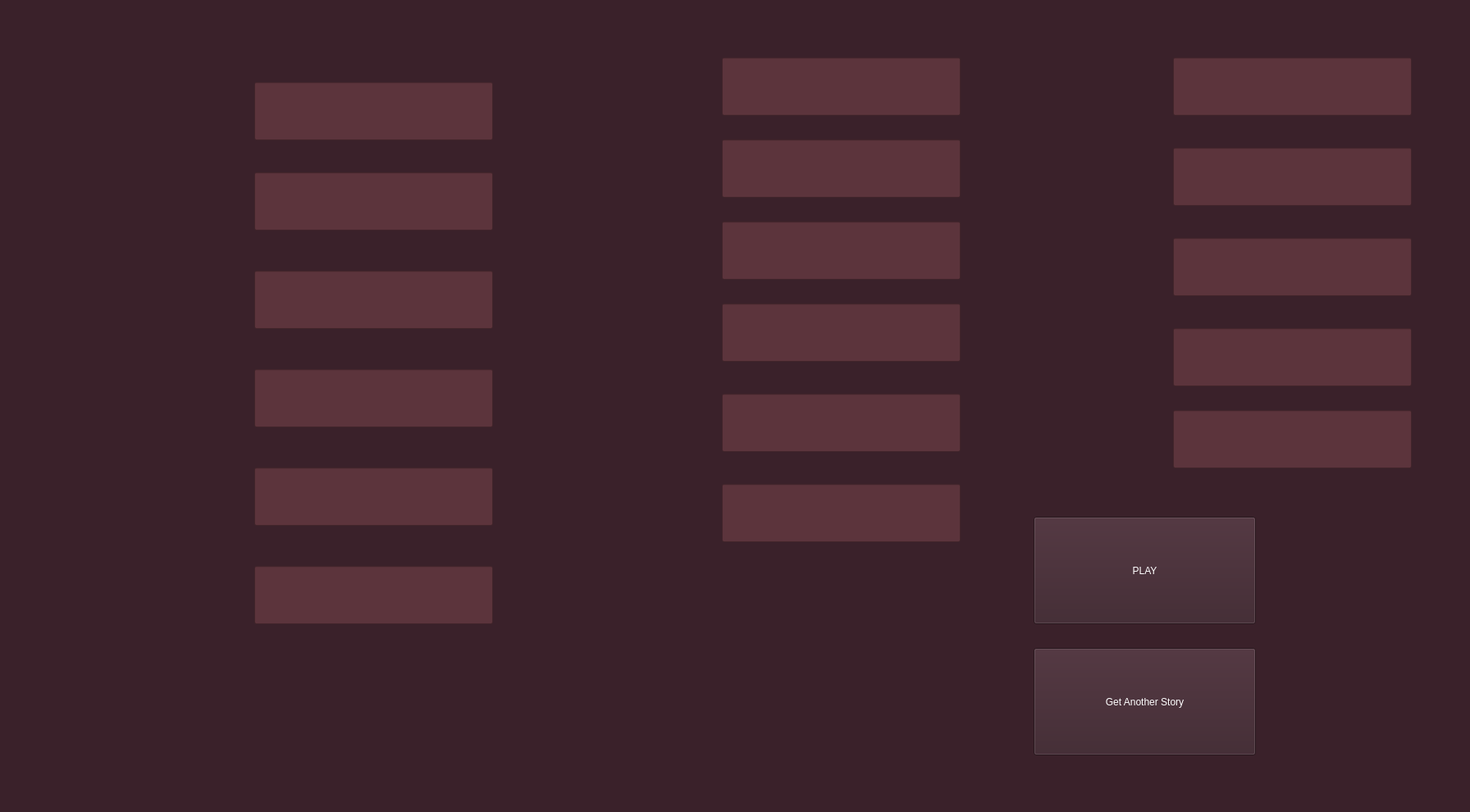
<?xml version="1.0" encoding="UTF-8"?>
<ui version="4.0">
 <class>MainWindow</class>
 <widget class="QMainWindow" name="MainWindow">
  <property name="geometry">
   <rect>
    <x>0</x>
    <y>0</y>
    <width>1792</width>
    <height>990</height>
   </rect>
  </property>
  <property name="windowTitle">
   <string>MainWindow</string>
  </property>
  <property name="styleSheet">
   <string notr="true">background-color: rgb(58, 33, 42);
color: rgb(255, 255, 255);</string>
  </property>
  <widget class="QWidget" name="centralwidget">
   <widget class="QLineEdit" name="submission_1">
    <property name="geometry">
     <rect>
      <x>310</x>
      <y>100</y>
      <width>291</width>
      <height>71</height>
     </rect>
    </property>
    <property name="styleSheet">
     <string notr="true">background-color: rgb(92, 52, 60);
font: 24pt &quot;Avenir Next Condensed&quot;;
</string>
    </property>
    <property name="text">
     <string/>
    </property>
   </widget>
   <widget class="QLabel" name="typeOfWord_1">
    <property name="geometry">
     <rect>
      <x>70</x>
      <y>90</y>
      <width>221</width>
      <height>61</height>
     </rect>
    </property>
    <property name="styleSheet">
     <string notr="true">font: 35pt &quot;Avenir Next Condensed&quot;;
color: rgb(255, 255, 255);</string>
    </property>
    <property name="text">
     <string/>
    </property>
   </widget>
   <widget class="QLineEdit" name="submission_2">
    <property name="geometry">
     <rect>
      <x>310</x>
      <y>210</y>
      <width>291</width>
      <height>71</height>
     </rect>
    </property>
    <property name="styleSheet">
     <string notr="true">background-color: rgb(92, 52, 60);
font: 24pt &quot;Avenir Next Condensed&quot;;
</string>
    </property>
    <property name="text">
     <string/>
    </property>
    <property name="frame">
     <bool>true</bool>
    </property>
   </widget>
   <widget class="QLabel" name="typeOfWord_2">
    <property name="geometry">
     <rect>
      <x>70</x>
      <y>210</y>
      <width>221</width>
      <height>61</height>
     </rect>
    </property>
    <property name="styleSheet">
     <string notr="true">font: 35pt &quot;Avenir Next Condensed&quot;;
color: rgb(255, 255, 255);</string>
    </property>
    <property name="text">
     <string/>
    </property>
   </widget>
   <widget class="QLineEdit" name="submission_3">
    <property name="geometry">
     <rect>
      <x>310</x>
      <y>330</y>
      <width>291</width>
      <height>71</height>
     </rect>
    </property>
    <property name="styleSheet">
     <string notr="true">background-color: rgb(92, 52, 60);
font: 24pt &quot;Avenir Next Condensed&quot;;
border-color: rgb(255, 255, 255);</string>
    </property>
    <property name="text">
     <string/>
    </property>
   </widget>
   <widget class="QLabel" name="typeOfWord_3">
    <property name="geometry">
     <rect>
      <x>70</x>
      <y>330</y>
      <width>221</width>
      <height>61</height>
     </rect>
    </property>
    <property name="styleSheet">
     <string notr="true">font: 35pt &quot;Avenir Next Condensed&quot;;
color: rgb(255, 255, 255);</string>
    </property>
    <property name="text">
     <string/>
    </property>
   </widget>
   <widget class="QLineEdit" name="submission_4">
    <property name="geometry">
     <rect>
      <x>310</x>
      <y>450</y>
      <width>291</width>
      <height>71</height>
     </rect>
    </property>
    <property name="styleSheet">
     <string notr="true">background-color: rgb(92, 52, 60);
font: 24pt &quot;Avenir Next Condensed&quot;;
border-color: rgb(255, 255, 255);</string>
    </property>
    <property name="text">
     <string/>
    </property>
   </widget>
   <widget class="QLabel" name="typeOfWord_4">
    <property name="geometry">
     <rect>
      <x>70</x>
      <y>450</y>
      <width>221</width>
      <height>61</height>
     </rect>
    </property>
    <property name="styleSheet">
     <string notr="true">font: 35pt &quot;Avenir Next Condensed&quot;;
color: rgb(255, 255, 255);</string>
    </property>
    <property name="text">
     <string/>
    </property>
   </widget>
   <widget class="QLineEdit" name="submission_5">
    <property name="geometry">
     <rect>
      <x>310</x>
      <y>570</y>
      <width>291</width>
      <height>71</height>
     </rect>
    </property>
    <property name="styleSheet">
     <string notr="true">background-color: rgb(92, 52, 60);
font: 24pt &quot;Avenir Next Condensed&quot;;
</string>
    </property>
    <property name="text">
     <string/>
    </property>
   </widget>
   <widget class="QLabel" name="typeOfWord_5">
    <property name="geometry">
     <rect>
      <x>70</x>
      <y>570</y>
      <width>221</width>
      <height>61</height>
     </rect>
    </property>
    <property name="styleSheet">
     <string notr="true">font: 35pt &quot;Avenir Next Condensed&quot;;
color: rgb(255, 255, 255);</string>
    </property>
    <property name="text">
     <string/>
    </property>
   </widget>
   <widget class="QLineEdit" name="submission_6">
    <property name="geometry">
     <rect>
      <x>310</x>
      <y>690</y>
      <width>291</width>
      <height>71</height>
     </rect>
    </property>
    <property name="styleSheet">
     <string notr="true">background-color: rgb(92, 52, 60);
font: 24pt &quot;Avenir Next Condensed&quot;;
</string>
    </property>
    <property name="text">
     <string/>
    </property>
   </widget>
   <widget class="QLabel" name="typeOfWord_6">
    <property name="geometry">
     <rect>
      <x>70</x>
      <y>690</y>
      <width>221</width>
      <height>61</height>
     </rect>
    </property>
    <property name="styleSheet">
     <string notr="true">font: 35pt &quot;Avenir Next Condensed&quot;;
color: rgb(255, 255, 255);</string>
    </property>
    <property name="text">
     <string/>
    </property>
   </widget>
   <widget class="QLineEdit" name="submission_7">
    <property name="geometry">
     <rect>
      <x>880</x>
      <y>70</y>
      <width>291</width>
      <height>71</height>
     </rect>
    </property>
    <property name="styleSheet">
     <string notr="true">background-color: rgb(92, 52, 60);
font: 24pt &quot;Avenir Next Condensed&quot;;
</string>
    </property>
    <property name="text">
     <string/>
    </property>
   </widget>
   <widget class="QLabel" name="typeOfWord_7">
    <property name="geometry">
     <rect>
      <x>640</x>
      <y>70</y>
      <width>221</width>
      <height>61</height>
     </rect>
    </property>
    <property name="styleSheet">
     <string notr="true">font: 35pt &quot;Avenir Next Condensed&quot;;
color: rgb(255, 255, 255);</string>
    </property>
    <property name="text">
     <string/>
    </property>
   </widget>
   <widget class="QLineEdit" name="submission_8">
    <property name="geometry">
     <rect>
      <x>880</x>
      <y>170</y>
      <width>291</width>
      <height>71</height>
     </rect>
    </property>
    <property name="styleSheet">
     <string notr="true">background-color: rgb(92, 52, 60);
font: 24pt &quot;Avenir Next Condensed&quot;;
</string>
    </property>
    <property name="text">
     <string/>
    </property>
   </widget>
   <widget class="QLabel" name="typeOfWord_8">
    <property name="geometry">
     <rect>
      <x>640</x>
      <y>170</y>
      <width>221</width>
      <height>61</height>
     </rect>
    </property>
    <property name="styleSheet">
     <string notr="true">font: 35pt &quot;Avenir Next Condensed&quot;;
color: rgb(255, 255, 255);</string>
    </property>
    <property name="text">
     <string/>
    </property>
   </widget>
   <widget class="QLineEdit" name="submission_9">
    <property name="geometry">
     <rect>
      <x>880</x>
      <y>270</y>
      <width>291</width>
      <height>71</height>
     </rect>
    </property>
    <property name="styleSheet">
     <string notr="true">background-color: rgb(92, 52, 60);
font: 24pt &quot;Avenir Next Condensed&quot;;
</string>
    </property>
    <property name="text">
     <string/>
    </property>
   </widget>
   <widget class="QLabel" name="typeOfWord_9">
    <property name="geometry">
     <rect>
      <x>640</x>
      <y>270</y>
      <width>221</width>
      <height>61</height>
     </rect>
    </property>
    <property name="styleSheet">
     <string notr="true">font: 35pt &quot;Avenir Next Condensed&quot;;
color: rgb(255, 255, 255);</string>
    </property>
    <property name="text">
     <string/>
    </property>
   </widget>
   <widget class="QLineEdit" name="submission_10">
    <property name="geometry">
     <rect>
      <x>880</x>
      <y>370</y>
      <width>291</width>
      <height>71</height>
     </rect>
    </property>
    <property name="styleSheet">
     <string notr="true">background-color: rgb(92, 52, 60);
font: 24pt &quot;Avenir Next Condensed&quot;;
</string>
    </property>
    <property name="text">
     <string/>
    </property>
   </widget>
   <widget class="QLabel" name="typeOfWord_10">
    <property name="geometry">
     <rect>
      <x>640</x>
      <y>370</y>
      <width>221</width>
      <height>61</height>
     </rect>
    </property>
    <property name="styleSheet">
     <string notr="true">font: 35pt &quot;Avenir Next Condensed&quot;;
color: rgb(255, 255, 255);</string>
    </property>
    <property name="text">
     <string/>
    </property>
   </widget>
   <widget class="QLineEdit" name="submission_11">
    <property name="geometry">
     <rect>
      <x>880</x>
      <y>480</y>
      <width>291</width>
      <height>71</height>
     </rect>
    </property>
    <property name="styleSheet">
     <string notr="true">background-color: rgb(92, 52, 60);
font: 24pt &quot;Avenir Next Condensed&quot;;
</string>
    </property>
    <property name="text">
     <string/>
    </property>
   </widget>
   <widget class="QLabel" name="typeOfWord_11">
    <property name="geometry">
     <rect>
      <x>640</x>
      <y>480</y>
      <width>221</width>
      <height>61</height>
     </rect>
    </property>
    <property name="styleSheet">
     <string notr="true">font: 35pt &quot;Avenir Next Condensed&quot;;
color: rgb(255, 255, 255);</string>
    </property>
    <property name="text">
     <string/>
    </property>
   </widget>
   <widget class="QLineEdit" name="submission_12">
    <property name="geometry">
     <rect>
      <x>880</x>
      <y>590</y>
      <width>291</width>
      <height>71</height>
     </rect>
    </property>
    <property name="styleSheet">
     <string notr="true">background-color: rgb(92, 52, 60);
font: 24pt &quot;Avenir Next Condensed&quot;;
</string>
    </property>
    <property name="text">
     <string/>
    </property>
   </widget>
   <widget class="QLabel" name="typeOfWord_12">
    <property name="geometry">
     <rect>
      <x>640</x>
      <y>590</y>
      <width>221</width>
      <height>61</height>
     </rect>
    </property>
    <property name="styleSheet">
     <string notr="true">font: 35pt &quot;Avenir Next Condensed&quot;;
color: rgb(255, 255, 255);</string>
    </property>
    <property name="text">
     <string/>
    </property>
   </widget>
   <widget class="QLineEdit" name="submission_13">
    <property name="geometry">
     <rect>
      <x>1430</x>
      <y>70</y>
      <width>291</width>
      <height>71</height>
     </rect>
    </property>
    <property name="styleSheet">
     <string notr="true">background-color: rgb(92, 52, 60);
font: 24pt &quot;Avenir Next Condensed&quot;;
</string>
    </property>
    <property name="text">
     <string/>
    </property>
   </widget>
   <widget class="QLabel" name="typeOfWord_13">
    <property name="geometry">
     <rect>
      <x>1190</x>
      <y>70</y>
      <width>221</width>
      <height>61</height>
     </rect>
    </property>
    <property name="styleSheet">
     <string notr="true">font: 35pt &quot;Avenir Next Condensed&quot;;
color: rgb(255, 255, 255);</string>
    </property>
    <property name="text">
     <string/>
    </property>
   </widget>
   <widget class="QLineEdit" name="submission_14">
    <property name="geometry">
     <rect>
      <x>1430</x>
      <y>180</y>
      <width>291</width>
      <height>71</height>
     </rect>
    </property>
    <property name="styleSheet">
     <string notr="true">background-color: rgb(92, 52, 60);
font: 24pt &quot;Avenir Next Condensed&quot;;
</string>
    </property>
    <property name="text">
     <string/>
    </property>
   </widget>
   <widget class="QLabel" name="typeOfWord_14">
    <property name="geometry">
     <rect>
      <x>1190</x>
      <y>180</y>
      <width>221</width>
      <height>61</height>
     </rect>
    </property>
    <property name="styleSheet">
     <string notr="true">font: 35pt &quot;Avenir Next Condensed&quot;;
color: rgb(255, 255, 255);</string>
    </property>
    <property name="text">
     <string/>
    </property>
   </widget>
   <widget class="QLineEdit" name="submission_15">
    <property name="geometry">
     <rect>
      <x>1430</x>
      <y>290</y>
      <width>291</width>
      <height>71</height>
     </rect>
    </property>
    <property name="styleSheet">
     <string notr="true">background-color: rgb(92, 52, 60);
font: 24pt &quot;Avenir Next Condensed&quot;;
</string>
    </property>
    <property name="text">
     <string/>
    </property>
   </widget>
   <widget class="QLabel" name="typeOfWord_15">
    <property name="geometry">
     <rect>
      <x>1190</x>
      <y>290</y>
      <width>221</width>
      <height>61</height>
     </rect>
    </property>
    <property name="styleSheet">
     <string notr="true">font: 35pt &quot;Avenir Next Condensed&quot;;
color: rgb(255, 255, 255);</string>
    </property>
    <property name="text">
     <string/>
    </property>
   </widget>
   <widget class="QPushButton" name="playStory">
    <property name="geometry">
     <rect>
      <x>1260</x>
      <y>630</y>
      <width>271</width>
      <height>131</height>
     </rect>
    </property>
    <property name="styleSheet">
     <string notr="true">font: 60pt &quot;Avenir Next Condensed&quot;;</string>
    </property>
    <property name="text">
     <string>PLAY</string>
    </property>
   </widget>
   <widget class="QLineEdit" name="submission_16">
    <property name="geometry">
     <rect>
      <x>1430</x>
      <y>400</y>
      <width>291</width>
      <height>71</height>
     </rect>
    </property>
    <property name="styleSheet">
     <string notr="true">background-color: rgb(92, 52, 60);
font: 24pt &quot;Avenir Next Condensed&quot;;
</string>
    </property>
    <property name="text">
     <string/>
    </property>
   </widget>
   <widget class="QLabel" name="typeOfWord_16">
    <property name="geometry">
     <rect>
      <x>1190</x>
      <y>400</y>
      <width>221</width>
      <height>61</height>
     </rect>
    </property>
    <property name="styleSheet">
     <string notr="true">font: 35pt &quot;Avenir Next Condensed&quot;;
color: rgb(255, 255, 255);</string>
    </property>
    <property name="text">
     <string/>
    </property>
   </widget>
   <widget class="QLineEdit" name="submission_17">
    <property name="geometry">
     <rect>
      <x>1430</x>
      <y>500</y>
      <width>291</width>
      <height>71</height>
     </rect>
    </property>
    <property name="styleSheet">
     <string notr="true">background-color: rgb(92, 52, 60);
font: 24pt &quot;Avenir Next Condensed&quot;;
</string>
    </property>
    <property name="text">
     <string/>
    </property>
   </widget>
   <widget class="QLabel" name="typeOfWord_17">
    <property name="geometry">
     <rect>
      <x>1190</x>
      <y>500</y>
      <width>221</width>
      <height>61</height>
     </rect>
    </property>
    <property name="styleSheet">
     <string notr="true">font: 35pt &quot;Avenir Next Condensed&quot;;
color: rgb(255, 255, 255);</string>
    </property>
    <property name="text">
     <string/>
    </property>
   </widget>
   <widget class="QPushButton" name="anotherOne">
    <property name="geometry">
     <rect>
      <x>1260</x>
      <y>790</y>
      <width>271</width>
      <height>131</height>
     </rect>
    </property>
    <property name="styleSheet">
     <string notr="true">font: 34pt &quot;Avenir Next Condensed&quot;;</string>
    </property>
    <property name="text">
     <string>Get Another Story</string>
    </property>
   </widget>
   <widget class="QLineEdit" name="submission_18">
    <property name="geometry">
     <rect>
      <x>940</x>
      <y>1020</y>
      <width>291</width>
      <height>71</height>
     </rect>
    </property>
    <property name="styleSheet">
     <string notr="true">background-color: rgb(92, 52, 60);
font: 24pt &quot;Avenir Next Condensed&quot;;
</string>
    </property>
    <property name="text">
     <string/>
    </property>
   </widget>
   <widget class="QLabel" name="typeOfWord_18">
    <property name="geometry">
     <rect>
      <x>700</x>
      <y>1010</y>
      <width>221</width>
      <height>61</height>
     </rect>
    </property>
    <property name="styleSheet">
     <string notr="true">font: 35pt &quot;Avenir Next Condensed&quot;;
color: rgb(255, 255, 255);</string>
    </property>
    <property name="text">
     <string/>
    </property>
   </widget>
   <widget class="QLineEdit" name="submission_19">
    <property name="geometry">
     <rect>
      <x>950</x>
      <y>1030</y>
      <width>291</width>
      <height>71</height>
     </rect>
    </property>
    <property name="styleSheet">
     <string notr="true">background-color: rgb(92, 52, 60);
font: 24pt &quot;Avenir Next Condensed&quot;;
</string>
    </property>
    <property name="text">
     <string/>
    </property>
   </widget>
   <widget class="QLabel" name="typeOfWord_19">
    <property name="geometry">
     <rect>
      <x>710</x>
      <y>1020</y>
      <width>221</width>
      <height>61</height>
     </rect>
    </property>
    <property name="styleSheet">
     <string notr="true">font: 35pt &quot;Avenir Next Condensed&quot;;
color: rgb(255, 255, 255);</string>
    </property>
    <property name="text">
     <string/>
    </property>
   </widget>
   <widget class="QLineEdit" name="submission_20">
    <property name="geometry">
     <rect>
      <x>960</x>
      <y>1040</y>
      <width>291</width>
      <height>71</height>
     </rect>
    </property>
    <property name="styleSheet">
     <string notr="true">background-color: rgb(92, 52, 60);
font: 24pt &quot;Avenir Next Condensed&quot;;
</string>
    </property>
    <property name="text">
     <string/>
    </property>
   </widget>
   <widget class="QLabel" name="typeOfWord_20">
    <property name="geometry">
     <rect>
      <x>720</x>
      <y>1030</y>
      <width>221</width>
      <height>61</height>
     </rect>
    </property>
    <property name="styleSheet">
     <string notr="true">font: 35pt &quot;Avenir Next Condensed&quot;;
color: rgb(255, 255, 255);</string>
    </property>
    <property name="text">
     <string/>
    </property>
   </widget>
   <widget class="QLineEdit" name="submission_21">
    <property name="geometry">
     <rect>
      <x>1010</x>
      <y>1090</y>
      <width>291</width>
      <height>71</height>
     </rect>
    </property>
    <property name="styleSheet">
     <string notr="true">background-color: rgb(92, 52, 60);
font: 24pt &quot;Avenir Next Condensed&quot;;
</string>
    </property>
    <property name="text">
     <string/>
    </property>
   </widget>
   <widget class="QLabel" name="typeOfWord_21">
    <property name="geometry">
     <rect>
      <x>770</x>
      <y>1080</y>
      <width>221</width>
      <height>61</height>
     </rect>
    </property>
    <property name="styleSheet">
     <string notr="true">font: 35pt &quot;Avenir Next Condensed&quot;;
color: rgb(255, 255, 255);</string>
    </property>
    <property name="text">
     <string/>
    </property>
   </widget>
   <widget class="QLineEdit" name="submission_22">
    <property name="geometry">
     <rect>
      <x>1020</x>
      <y>1100</y>
      <width>291</width>
      <height>71</height>
     </rect>
    </property>
    <property name="styleSheet">
     <string notr="true">background-color: rgb(92, 52, 60);
font: 24pt &quot;Avenir Next Condensed&quot;;
</string>
    </property>
    <property name="text">
     <string/>
    </property>
   </widget>
   <widget class="QLabel" name="typeOfWord_22">
    <property name="geometry">
     <rect>
      <x>780</x>
      <y>1090</y>
      <width>221</width>
      <height>61</height>
     </rect>
    </property>
    <property name="styleSheet">
     <string notr="true">font: 35pt &quot;Avenir Next Condensed&quot;;
color: rgb(255, 255, 255);</string>
    </property>
    <property name="text">
     <string/>
    </property>
   </widget>
  </widget>
  <widget class="QMenuBar" name="menubar">
   <property name="geometry">
    <rect>
     <x>0</x>
     <y>0</y>
     <width>1792</width>
     <height>24</height>
    </rect>
   </property>
  </widget>
  <widget class="QStatusBar" name="statusbar"/>
 </widget>
 <resources/>
 <connections/>
</ui>
